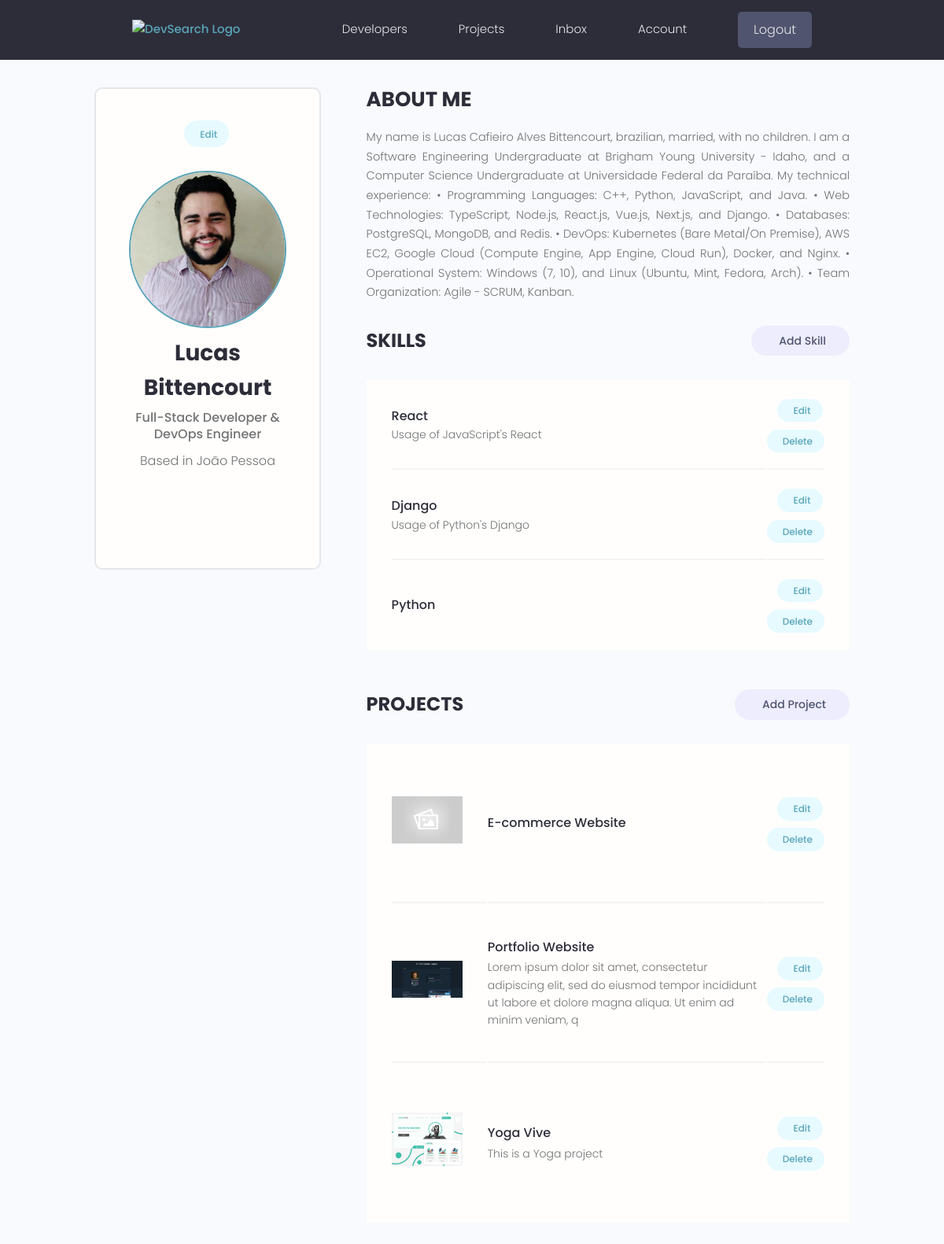
The app's page /account/ (signed in) with its own data.
### users/models.py (models this page shows, shortened)
class Profile(models.Model):
    user = models.OneToOneField(User, on_delete=models.CASCADE, null=True, blank=True)
    name = models.CharField(max_length=200, blank=True, null=True)
    email = models.EmailField(max_length=500, blank=True, null=True)
    username = models.CharField(max_length=200, blank=True, null=True)
    location = models.CharField(max_length=200, blank=True, null=True)
    short_intro = models.CharField(max_length=200, blank=True, null=True)
    bio = models.TextField(blank=True, null=True)
    profile_image = models.ImageField(
        null=True, blank=True, upload_to='profiles/', default='profiles/user_default.png')
    social_github = models.CharField(max_length=200, blank=True, null=True)
    social_twitter = models.CharField(max_length=200, blank=True, null=True)
    social_linkedin = models.CharField(max_length=200, blank=True, null=True)
    social_youtube = models.CharField(max_length=200, blank=True, null=True)
    social_website = models.CharField(max_length=200, blank=True, null=True)
    created = models.DateTimeField(auto_now_add=True)
    id = models.UUIDField(default=uuid.uuid4, unique=True,
                            primary_key=True, editable=False)

class Skill(models.Model):
    owner = models.ForeignKey(Profile, on_delete=models.CASCADE, blank=True, null=True)
    name = models.CharField(max_length=200, blank=True, null=True)
    description = models.TextField(blank=True, null=True)
    created = models.DateTimeField(auto_now_add=True)
    id = models.UUIDField(default=uuid.uuid4, unique=True,
                            primary_key=True, editable=False)

### projects/models.py (models this page shows, shortened)
class Project(models.Model):
    owner = models.ForeignKey(Profile, null=True, blank=True, on_delete=models.SET_NULL)
    title = models.CharField(max_length=200)
    description = models.TextField(null=True, blank=True)
    featured_image = models.ImageField(null=True, blank=True, default="default.jpg")
    demo_link = models.CharField(max_length=2000, null=True, blank=True)
    source_link = models.CharField(max_length=2000, null=True, blank=True)
    tags = models.ManyToManyField('Tag', blank=True)
    vote_total = models.IntegerField(default=0, null=True, blank=True)
    vote_ratio = models.IntegerField(default=0, null=True, blank=True)
    created = models.DateTimeField(auto_now_add=True)
    id = models.UUIDField(default=uuid.uuid4, unique=True,
                            primary_key=True, editable=False)

### users/views.py (the view)
# urls.py: path('account/', views.user_account, name="account"),
@login_required(login_url='login')
def user_account(request):
    profile = request.user.profile
    skills = profile.skill_set.all()
    projects = profile.project_set.all()
    context = {
        'profile': profile,
        'skills': skills,
        'projects': projects,
    }
    return render(request, 'users/account.html', context)

### users/templates/users/account.html (shortened to what this page needs)
{% extends 'main.html' %}
{% block content %}
<main class="settingsPage profile my-md">
  <div class="container">
    <div class="layout">
      <div class="column column--1of3">
        <div class="card text-center">
          <div class="card__body dev">
            <a class="tag tag--pill tag--main settings__btn" href="#"> Edit</a>
            <img class="avatar avatar--xl dev__avatar" src="{{ profile.profile_image.url }}" />
            <h2 class="dev__name">{{ profile.name }}</h2>
            <p class="dev__title">{{ profile.short_intro }}</p>
            <p class="dev__location">Based in {{ profile.location }}</p>
            <ul class="dev__social">
            </ul>
          </div>
        </div>
      </div>
      <div class="column column--2of3">
        <div class="devInfo">
          <h3 class="devInfo__title">About Me</h3>
          <p class="devInfo__about">{{ profile.bio }}</p>
        </div>
        <div class="settings">
          <h3 class="settings__title">Skills</h3>
          <a class="tag tag--pill tag--sub settings__btn tag--lg" href="#"> Add Skill</a>
        </div>
        <table class="settings__table">
          {% for skill in skills %}
          <tr>
            <td class="settings__tableInfo">
              <h4>{{ skill.name }}</h4>
              <p>{{ skill.description }}</p>
            </td>
            <td class="settings__tableActions">
              <a class="tag tag--pill tag--main settings__btn" href="#"> Edit</a>
              <a class="tag tag--pill tag--main settings__btn" href="#">
                Delete</a>
            </td>
          </tr>
          {% endfor %}
        </table>
        <div class="settings">
          <h3 class="settings__title">Projects</h3>
          <a class="tag tag--pill tag--sub settings__btn tag--lg" href="#"> Add Project</a>
        </div>
        <table class="settings__table">
          {% for project in projects %}
          <tr>
            <td class="settings__thumbnail">
              <a href="{% url 'projects_index' project.id %}"><img src="{{ project.featured_image.url }}" alt="Project Thumbnail" /></a>
            </td>
            <td class="settings__tableInfo">
              <a href="{% url 'projects_index' project.id %}">{{ project.title }}</a>
              <p>{{ project.description|slice:"150" }}</p>
            </td>
            <td class="settings__tableActions">
              <a class="tag tag--pill tag--main settings__btn" href="#"> Edit</a>
              <a class="tag tag--pill tag--main settings__btn" href="#">
                Delete</a>
            </td>
            {% endfor %}
          </tr>
        </table>
      </div>
    </div>
  </div>
</main>
{% endblock %}

### static/styles/app.css (style rules this page uses)
:root { --color-sub: #2d2d39; }
.card { border: 2px solid var(--color-light); }
img { width: 100%; }
.profile .card > .dev { padding: 4rem; }
.dev__avatar { display: block; margin: auto; }
.dev__name { color: var(--color-sub); font-size: 2.8rem; font-weight: 700; margin-top: 1rem; margin-bottom: 0.5rem; }
.dev__title { font-size: 1.6rem; font-weight: 500; line-height: 1.3; }
.dev__location { margin-top: 1rem; }
.dev__social { margin: 3rem 0; list-style: none; display: flex; justify-content: center; gap: 1.5rem; }
.devInfo { margin-bottom: 3rem; }
.devInfo__title, .devInfo__subtitle { font-size: 2.6rem; color: var(--color-sub); text-transform: uppercase; font-weight: 700; margin-bottom: 1.5rem; }
.devInfo__about, .devSkill__info { font-size: 1.45rem; line-height: 1.7; text-align: justify; }
.settingsPage .dev > .settings__btn { display: inline-block; margin-bottom: 3rem; }
.settings { display: flex; justify-content: space-between; align-items: center; }
.settings__title { font-size: 2.4rem; text-transform: uppercase; font-weight: 700; color: var(--color-sub); }
.settings__table { margin-top: 3rem; margin-bottom: 5rem; padding: 0 3rem; background: var(--color-white); }
.settings__table tr { width: 100%; }
.settings__table tr > td { padding: 2rem 0; }
.settings__table tr:not(:last-child) td { border-bottom: 2px solid var(--color-white-light); }
.settings__thumbnail { width: 23%; min-width: 10rem; }
.settings__thumbnail img { padding-right: 3rem; height: 15rem; object-fit: contain; }
.settings__tableInfo { width: 100%; }
.settings__tableInfo h4, .settings__tableInfo a { padding-right: 1rem; width: auto; font-size: 1.6rem; font-weight: 500; color: var(--color-sub); }
.settings__tableInfo p { font-size: 1.4rem; }
.settings__tableActions { text-align: right; }

### static/uikit/styles/modules/_variables.css (style rules this page uses)
:root { --color-main: #5aa5b9; --color-main-light: #e6faff; --color-sub: #3f4156; --color-sub-light: #51546e; --color-sub-lighter: #ededfd; --color-text: #737373; --color-gray: #8b8b8b; --color-light: #e5e7eb; --color-light-gray: #767676; --color-bg: #f8fafd; --color-white: #fffefd; --color-white-light: #f3f3f3; --color-success: #359e64; --color-success-bg: #def8e8; --color-error: #fc4b0b; --color-error-bg: #fff2ee; --font-base: 'Poppins', arial, helvetica, 'Segoe UI', roboto, ubuntu, sans-serif; --font-monospace: 'Fira Code', 'Courier New', courier, monospace; --font-regular: 300; --font-medium: 500; --font-bold: 700; --generic-shadow: 1px 1px 5px #00000010; --generic-transition: all 0.3s ease-in-out; }

### static/uikit/styles/modules/_base.css (style rules this page uses)
* { margin: 0; padding: 0; box-sizing: border-box; text-rendering: optimizeLegibility; color: inherit; font-size: inherit; }
html { font-size: 50%; }
@media only screen and (min-width: 480px) { html { font-size: 56.25%; } }
@media only screen and (min-width: 1200px) { html { font-size: 62.5%; } }
body { line-height: 1.6; font-weight: 400; font-size: 1.5rem; color: var(--color-text); background-color: var(--color-bg); min-height: 100vh; }

### static/uikit/styles/modules/_typography.css (style rules this page uses)
* { font-family: var(--font-base); }
h2 { font-size: 3.6rem; font-weight: var(--font-bold); }
h3 { font-size: 3.2rem; font-weight: var(--font-medium); }
h4 { font-size: 2.8rem; font-weight: var(--font-medium); }
p, span, strong { font-size: 1.6rem; color: var(--color-text); font-weight: var(--font-regular); }
a { padding-bottom: 2px; text-decoration: none; display: inline-block; color: var(--color-main); font-weight: var(--font-medium); }

### static/uikit/styles/modules/_utilities.css (style rules this page uses)
.container { width: 92%; max-width: 165rem; margin: 0 auto; box-sizing: border-box; }
@media screen and (min-width: 1000px) { .container { width: 90%; } }
@media screen and (min-width: 1200px) { .container { width: 80%; } }
.text-center { text-align: center; }
.my-md { margin: 3rem auto; }

### static/uikit/styles/modules/_avatar.css (style rules this page uses)
.avatar { border-radius: 50%; border: 2px solid var(--color-main); object-fit: cover; }
.avatar--xl { height: 20rem; width: 20rem; }

### static/uikit/styles/modules/_card.css (style rules this page uses)
.card { border-radius: 1rem; background-color: var(--color-white); border: 1.5px solid var(--color-light); width: auto; height: auto; margin-top: 0.5rem; margin-bottom: 0.5rem; overflow: hidden; }
.card__body, .card__header { padding: 2rem 2.5rem; }

### static/uikit/styles/modules/_layout.css (style rules this page uses)
.layout { display: flex; flex-flow: row wrap; justify-content: space-between; }
.layout > .column { margin-bottom: 3rem; }
.layout > .column.column--1of3 { flex-basis: 30%; }
.layout > .column.column--2of3 { flex-basis: 64%; }

### records on screen
Profile: profile_image (picture), name "Lucas Bittencourt", short_intro "Full-Stack Developer & DevOps Engineer", location "João Pessoa", bio "My name is Lucas Cafieiro Alves Bittencourt, brazilian, married, with no children. I am a Software Engineering Undergraduate at Brigham Young University - Idaho, and a Computer Science Undergraduate at Universidade Federal da Paraíba. My technical experience: • Programming Languages: C++, Python, JavaScript, and Java. • Web Technologies: TypeScript, Node.js, React.js, Vue.js, Next.js, and Django. • Databases: PostgreSQL, MongoDB, and Redis. • DevOps: Kubernetes (Bare Metal/On Premise), AWS EC2, Google Cloud (Compute Engine, App Engine, Cloud Run), Docker, and Nginx. • Operational System: Windows (7, 10), and Linux (Ubuntu, Mint, Fedora, Arch). • Team Organization: Agile - SCRUM, Kanban."
Skill: name "React", description "Usage of JavaScript's React"
Skill: name "Django", description "Usage of Python's Django"
Skill: name "Python"
Project: featured_image (placeholder picture), title "E-commerce Website"
Project: featured_image (picture), title "Portfolio Website", description "Lorem ipsum dolor sit amet, consectetur adipiscing elit, sed do eiusmod tempor incididunt ut labore et dolore magna aliqua. Ut enim ad minim veniam, q"
Project: featured_image (picture), title "Yoga Vive", description "This is a Yoga project"
